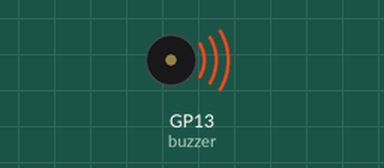
The program below on a simulated Raspberry Pi Pico running MicroPython. Shown: buzzer (waves = sounding). What the program prints to the serial console is not drawn.

Above: at 0.1 s.
At 10.1 s:
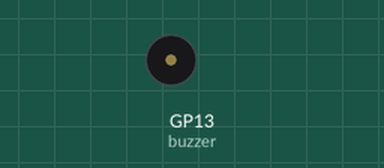
Timing chart, 0 to 11.6 s (numbered marks = the images above):
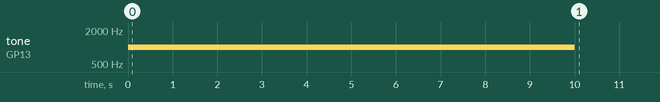

The program:

beep.py
```python
import machine
import utime

buzzer = machine.PWM(machine.Pin(13))

again_input = "y"

while again_input == "y":
    buzzer.duty_u16(1000)
    utime.sleep(10)
    buzzer.duty_u16(0)
    utime.sleep(10)

    user_input = input("Do you want to execute again? (y/n)")
    again_input = str(user_input.lower())
```
